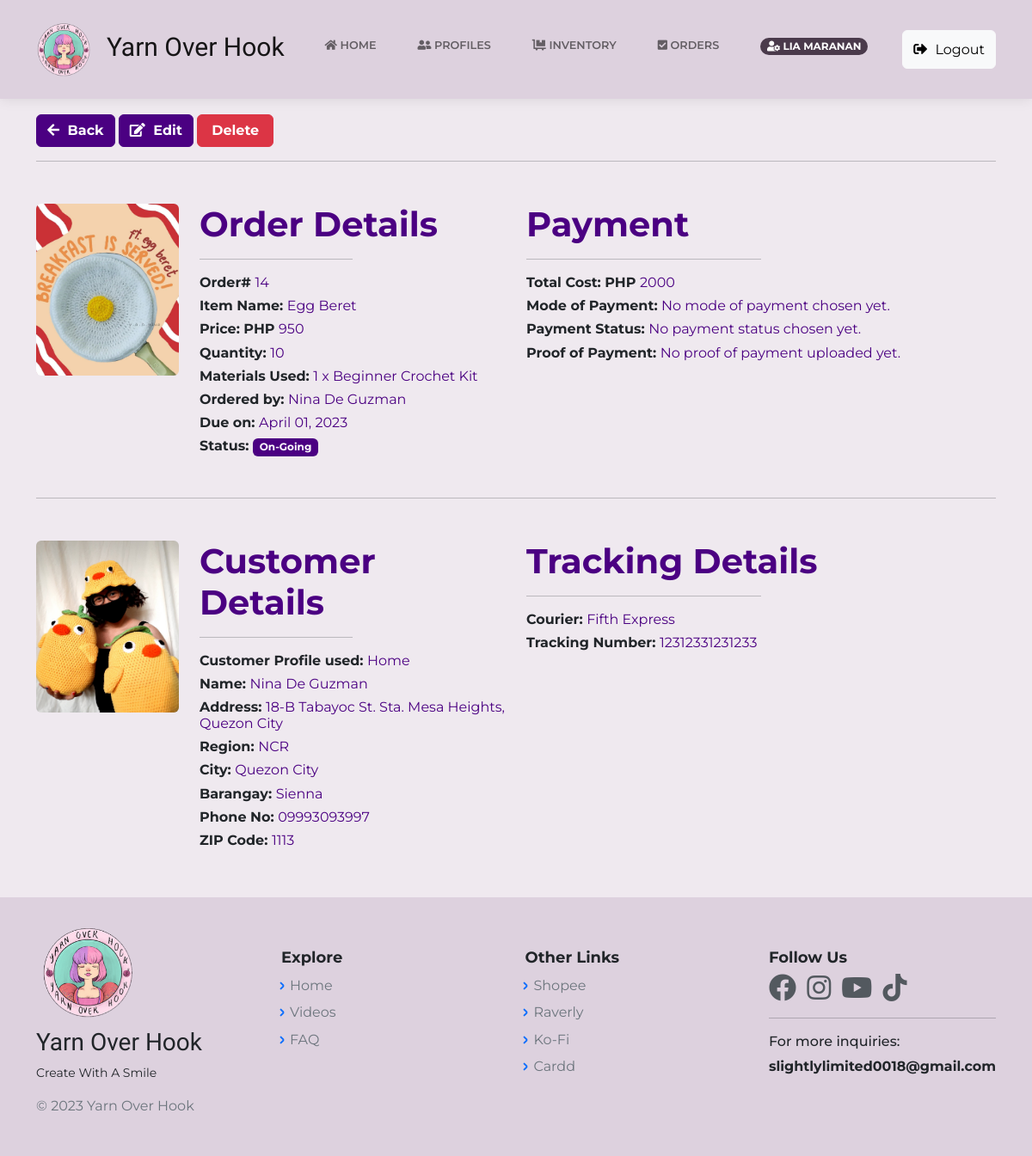
Before: /OrderPageAdmin.php?id=14 (signed in) with the older database file.
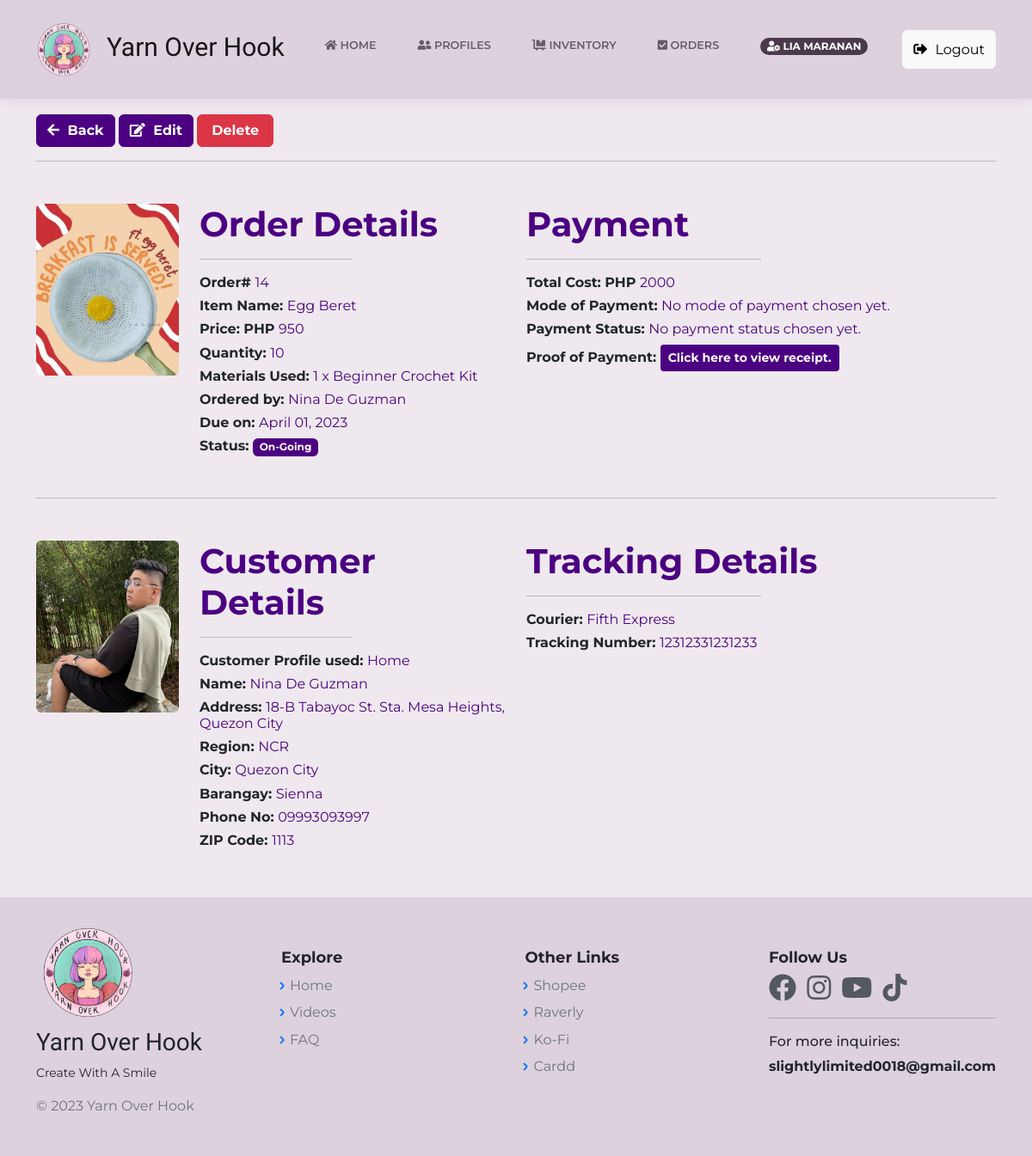
After: the same page with the newer database file.
### tables this page shows
CREATE TABLE `register` (
  `id` bigint(20) NOT NULL,
  `cust_name` varchar(60) NOT NULL,
  `cust_avatar` varchar(255) NOT NULL,
  `cust_email` varchar(60) DEFAULT NULL,
  `cust_pass` varchar(255) NOT NULL,
  `cust_reg` varchar(60) NOT NULL,
  `cust_city` varchar(50) NOT NULL,
  `cust_st` text NOT NULL,
  `cust_brgy` varchar(50) NOT NULL,
  `cust_unit` int(11) NOT NULL,
  `cust_zip` int(10) NOT NULL,
  `cust_phone` varchar(50) NOT NULL,
  `login_id` bigint(12) NOT NULL,
  `date` timestamp NOT NULL DEFAULT current_timestamp() ON UPDATE current_timestamp(),
  `user_rank` varchar(20) NOT NULL DEFAULT 'user',
  `cust_address` varchar(160) NOT NULL,
  `cust_status` int(11) NOT NULL,
  `login_attempt` int(11) NOT NULL,
  `otp` int(11) NOT NULL,
  `verify_token` varchar(60) NOT NULL
);

### OrderPageAdmin.php (the view, shortened to what the changed rows need)
<?php
    include("includes/dbh.inc.php");
    if(isset($_GET['id'])) {
		$id = mysqli_real_escape_string($con, $_GET['id']);
		$item = "SELECT * FROM orders_db INNER JOIN cust_profile
        ON orders_db.c_id = cust_profile.c_id INNER JOIN inventory_db
        ON orders_db.ItemID = inventory_db.ItemID  WHERE OrderID = $id AND cust_profile.cust_status = '1'";
		$result = mysqli_query($con, $item);
		$order = mysqli_fetch_assoc($result);
	}
    require 'layouts/Header.php';
?>
<body class="d-flex flex-column min-vh-100">
    <div class="container my-5">
        <div class="row mt-5">
            <div class="col-md-6">
                    <h6 style="font-weight:bold;"> Proof of Payment:
                    <?php if (!empty($order['proof_img'])) { ?>
                        <a class="btn btn-sm text-white" href="<?php echo $order['proof_img']; ?>" style="font-weight:bold; background-color:indigo;"> Click here to view receipt. </a></h6>
                    <?php } else {  ?>
                        <span style="font-weight:lighter;color:indigo;">No proof of payment uploaded yet.</span>
                    <?php } ?>
                    </h6>
                </div>
        </div>
        <br><hr>
        <div class="row mt-5">
            <div class="col-md-6">
                <div class="row">
                    <div class="col-md-4">
                    <?php
                        $current_user = $order['login_id'];
                        $item_av = "SELECT * FROM register WHERE login_id = $current_user";
                        $result_av = mysqli_query($con, $item_av);
                        $prof_avatar = mysqli_fetch_assoc($result_av);
                    ?>
                    <img class="img-fluid rounded avatar-fit" src="<?php echo $prof_avatar['cust_avatar']; ?>">
                    </div>
                </div>
            </div>
        </div>
    </div>
<?php require 'layouts/Footer.php';?>

Changed rows visible on the page:
changed register: cust_avatar: a different picture
Other visible differences:
text no longer shown: "No proof of payment uploaded yet."
text now shown: "Click here to view receipt."
